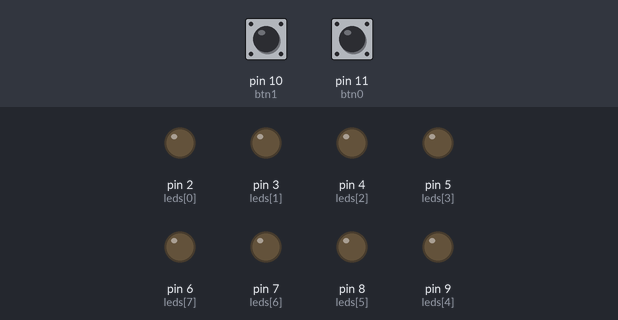
A sketch run on a simulated Arduino Uno, built with avr-gcc and run on an emulated ATmega328P. Parts: output pins drawn as LEDs (lit = HIGH). Inputs (shaded band) come from the test bench; at power-on: pin 10 (btn1) HIGH, pin 11 (btn0) HIGH.

Above: at 1.2 s.
1.3 s: pin 10 (btn1) pulled LOW for 3.2 s
At 4.89 s:
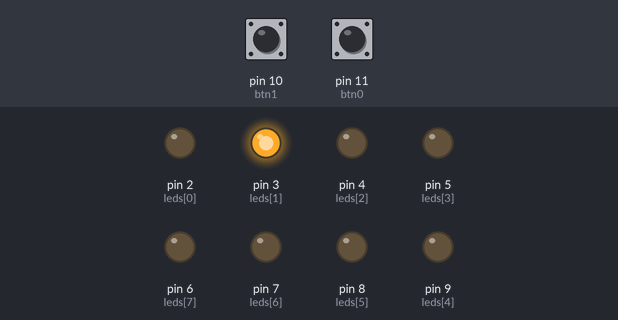
At 7.4 s:
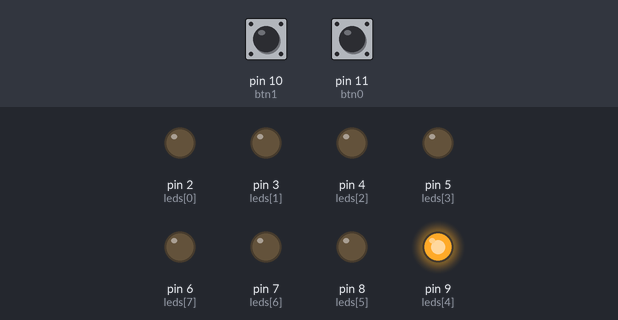
7.5 s: pin 11 (btn0) pulled LOW for 3.2 s
At 11.42 s:
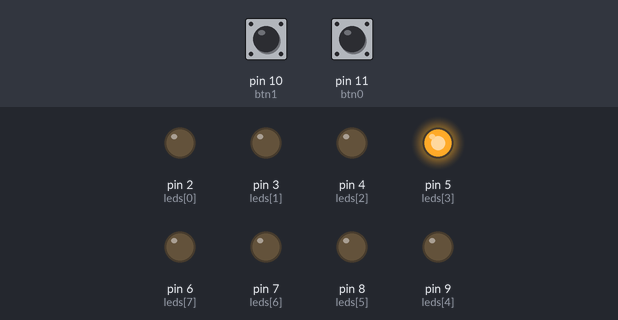
Timing chart, 0 to 18.7 s (numbered marks = the images above; inputs shaded):
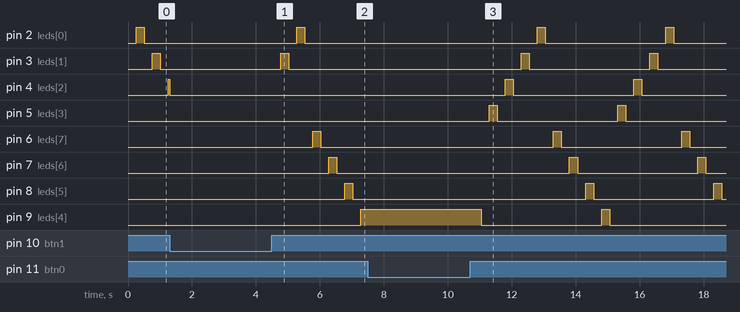

Measured:
- after the input at 1.3 s, pin 5 (leds[3]): stops changing and stays LOW
- by itself, pin 2 (leds[0]), pin 3 (leds[1]), pin 4 (leds[2]), pin 6 (leds[7]), pin 7 (leds[6]), pin 8 (leds[5]): alternates HIGH for 0.25 s and LOW for 3.8 s

The sketch:

exercicio_3.ino
```cpp
int leds[] = {2,3,4,5,9 ,8,7,6};

int btn0 = 11, btn1 = 10;

int intervalo = 250, intervalo2 = 500;
int direcao = 1;
unsigned long pM = 0, pM2 = 0;

int contador;


void setup(){

  pinMode(btn0, INPUT_PULLUP);
  pinMode(btn1, INPUT_PULLUP);

  for(contador = 0; contador < 8; contador++){
    pinMode(leds[contador], OUTPUT);
  }
  contador = 0;
}

void loop(){
  unsigned long cM = millis();

  if(cM - pM > intervalo){
    pM = cM;
    digitalWrite(leds[contador], HIGH);

    if(cM - pM2 > intervalo2){
      pM2 = cM;
      if(digitalRead(btn0) == 1){
        digitalWrite(leds[contador], LOW);
        contador +=direcao;
      }
    }

  }

  if(digitalRead(btn1) == 0){
    digitalWrite(leds[contador], LOW);
    direcao *= -1;
  }

  if(contador <= -1){
    contador = 7;
  }


  if(contador == 8)
    contador = 0;

}
```
